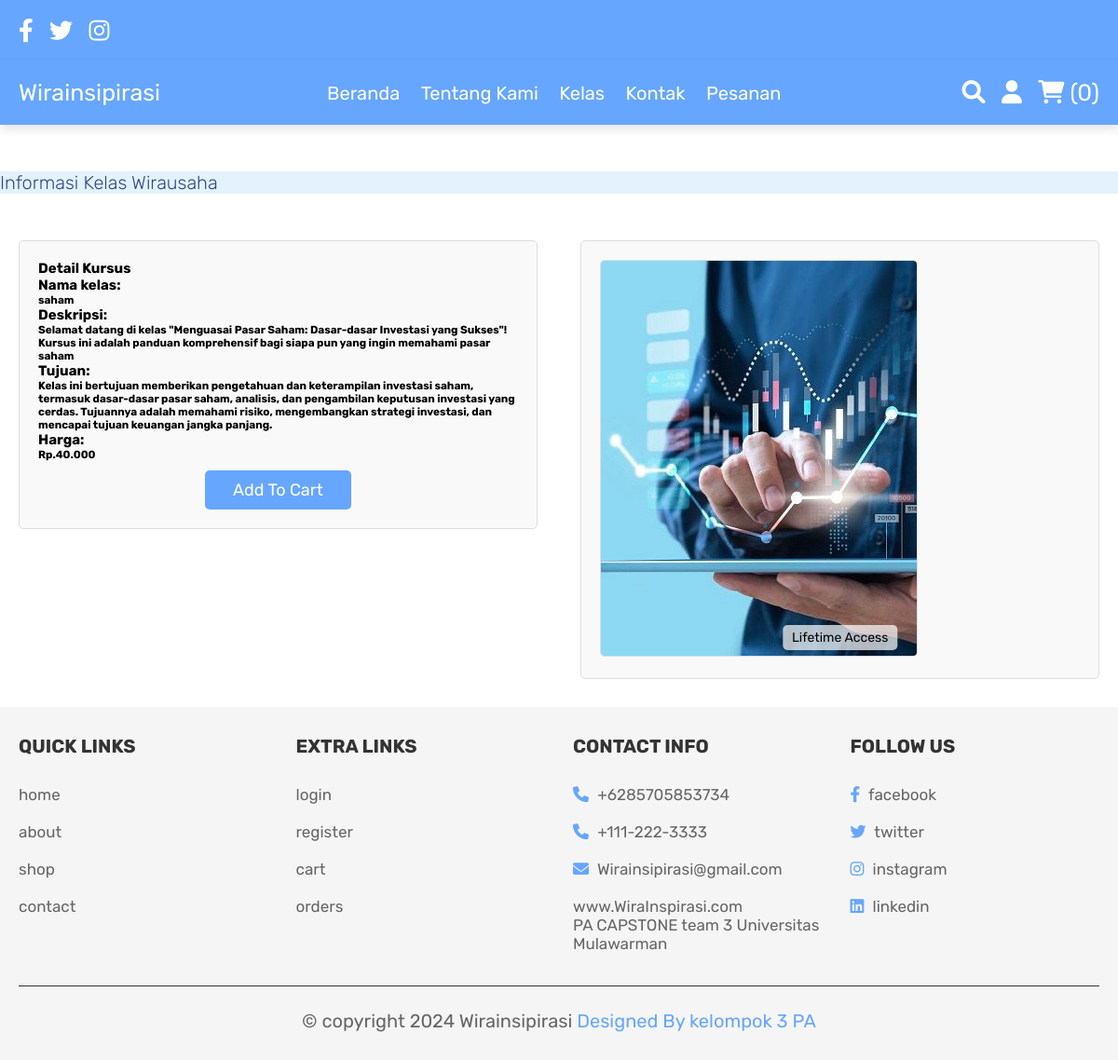
Page /detail.php?product_id=14 (signed in) on the committed database.
### tables this page shows
CREATE TABLE `products` (
  `id` int(100) NOT NULL,
  `name` varchar(100) NOT NULL,
  `price` int(6) NOT NULL,
  `image` varchar(100) NOT NULL,
  `deskripsi` varchar(200) NOT NULL,
  `tujuan` longtext NOT NULL,
  `lesson_video` varchar(1000) NOT NULL DEFAULT '',
  `link` varchar(1000) NOT NULL DEFAULT ''
);

### detail.php (the view, shortened to what this page needs)
<?php
include 'config.php';
if (isset($_GET['product_id'])) {
    $product_id = $_GET['product_id'];
    $query = "SELECT * FROM products WHERE id = '$product_id'";
    $result = mysqli_query($conn, $query);
    if (mysqli_num_rows($result) > 0) {
        $row = mysqli_fetch_assoc($result);
    } else {
        header('location:home.php');
        exit;
    }
} else {
    header('location:home.php');
    exit;
}
?>
<!DOCTYPE html>
<html lang="en">
<head>
   <link rel="stylesheet" href="https://cdnjs.cloudflare.com/ajax/libs/font-awesome/6.0.0/css/all.min.css">
   <link rel="stylesheet" href="css/style.css">
</head>
<body>
<?php include 'header.php'; ?>
<div class="container">
   <div class="row">
      <div class="col-12">
         <div class="jumbotron jumbotron-fluid" style="background-color: #e3f2fd;">
            <div class="container">
               <h1 class="display-4 text-center" style="color: rgb(55, 71, 133); font-weight: 200;">Informasi Kelas Wirausaha</h1>
            </div>
         </div>
      </div>
   </div>
</div>
<section class="product-detail">
   <div class="product-box product-info">
      <h1>Detail Kursus</h1>
      <?php if(isset($row)) : ?>
         <div class="product-name">
            <h2>Nama kelas:</h2>
            <h3><?php echo $row['name']; ?></h3>
         </div>
         <div class="product-description">
            <h2>Deskripsi:</h2>
            <h3><?php echo $row['deskripsi']; ?></h3>
         </div>
         <div class="product-purpose">
            <h2>Tujuan:</h2>
            <h3><?php echo $row['tujuan']; ?></h3>
         </div>
         <div class="product-price">
            <h2>Harga:</h2>
            <h3>Rp.<?php echo $row['price']; ?>.000</h3>
         </div>
         <div class="btn-container">
            <form action="" method="post">
               <input type="submit" value="Add to Cart" name="add_to_cart" class="btn">
            </form>
         </div>
      <?php else : ?>
         <p>Maaf, data kursus tidak ditemukan.</p>
      <?php endif; ?>
   </div>
   <div class="product-box product-image">
      <div class="image-container">
         <?php if(isset($row)) : ?>
            <img src="uploaded_img/<?php echo $row['image']; ?>" alt="<?php echo $row['name']; ?>">
            <p class="lifetime-access">Lifetime Access</p>
         <?php else : ?>
            <p>Gambar tidak tersedia.</p>
         <?php endif; ?>
      </div>
   </div>
</section>
<?php include 'footer.php'; ?>
</body>
</html>

### css/style.css (style rules this page uses)
:root { --blue:#40c4e9; --purple:#66a6ff; --red:#c0392b; --orange:#f39c12; --black:#333; --white:#fff; --Navy:#1556ef; --blu:#46adda; --light-color:#666; --light-white:#ccc; --light-bg:#f5f5f5; --border:.1rem solid var(--black); --box-shadow:0 .5rem 1rem rgba(0,0,0,.1); }
* { font-family: 'Rubik', sans-serif; margin:0; padding:0; box-sizing: border-box; outline: none; border:none; text-decoration: none; transition:all .2s linear; }
html { font-size: 62.5%; overflow-x: hidden; }
section { padding:3rem 2rem; }
.btn, .option-btn, .delete-btn, .white-btn { display: inline-block; margin-top: 1rem; padding:1rem 3rem; cursor: pointer; color:var(--white); font-size: 1.8rem; border-radius: .5rem; text-transform: capitalize; }
.white-btn, .btn { background-color: var(--purple); }

### detail.php (style rules this page uses)
.container { margin-top: 50px; }
.product-detail { display: flex; justify-content: space-between; align-items: flex-start; margin-top: 20px; }
.product-box { width: 48%; padding: 20px; background-color: #f9f9f9; border: 1px solid #ddd; border-radius: 5px; }
.product-info { margin-bottom: 20px; }
.product-image img { max-width: 100%; height: auto; border: 1px solid #ddd; border-radius: 5px; }
.product-image .image-container { position: relative; }
.product-image .lifetime-access { position: absolute; bottom: 10px; left: 50%; transform: translateX(-50%); background-color: rgba(255, 255, 255, 0.7); padding: 5px 10px; border-radius: 5px; font-size: 14px; }
.btn-container { text-align: center; }

### rows in the picture
products: name "saham", deskripsi "Selamat datang di kelas \"Menguasai Pasar Saham: Dasar-dasar Investasi yang Sukses\"! Kursus ini adalah panduan komprehensif bagi siapa pun yang ingin memahami pasar saham", tujuan "Kelas ini bertujuan memberikan pengetahuan dan keterampilan investasi saham, termasuk dasar-dasar pasar saham, analisis, dan pengambilan keputusan investasi yang cerdas. Tujuannya adalah memahami risiko, mengembangkan strategi investasi, dan mencapai tujuan keuangan jangka panjang.", price "40", image+name (picture)

### other values in the picture
$cart_rows_number "0"
